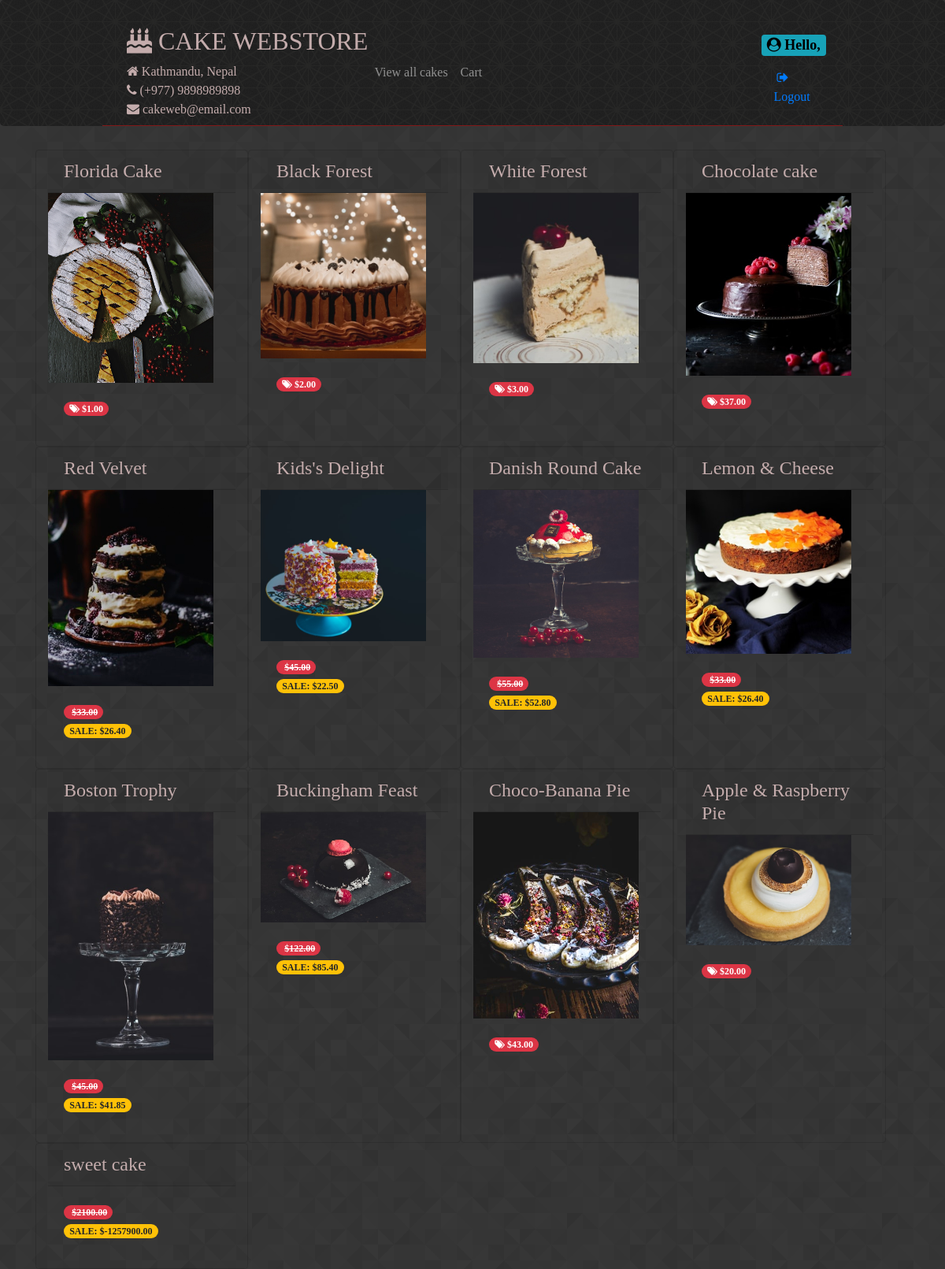
/list, run on an earlier commit of the app's database.
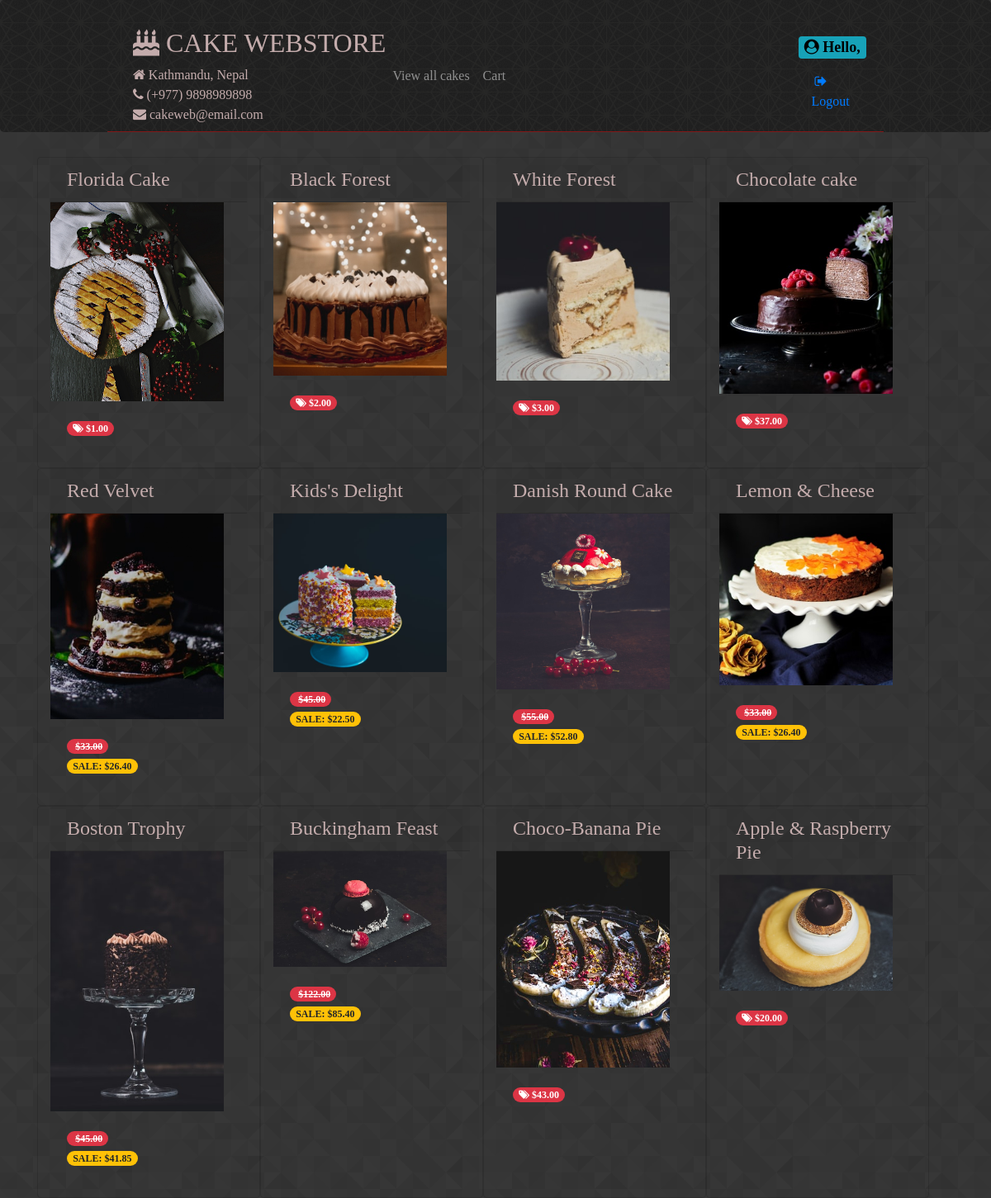
And on a later commit of the database.
### store/models.py (models this page shows, shortened)
class Product(models.Model):
    id = models.AutoField(primary_key=True)
    name = models.CharField(max_length=200)
    description = models.TextField()
    occasion = models.CharField(choices=OCCASIONS, max_length=2, default='G')
    price = models.FloatField()
    discount_rate = models.FloatField(null=False, blank=True, default=0)
    sale_start = models.DateTimeField(blank=True, null=True, default=None)
    sale_end = models.DateTimeField(blank=True, null=True, default=None)
    photo = models.ImageField(blank=True, null=True, default=None, upload_to='products')
    def is_on_sale(self):
        now = timezone.now()
        if self.sale_start:
            if self.sale_end:
                return self.sale_start <= now <= self.sale_end
            return self.sale_start <= now
        return False
    def get_price(self):
        return self.price
    def current_price(self):
        if self.is_on_sale():
            discounted_price = self.price * (1 - self.discount_rate)
            return round(discounted_price, 2)
        return self.get_rounded_price()

### store/views.py (the view)
# urls.py: path(r'list', store.views.CakeListView.as_view(), name='listAllCakes'),
class CakeListView(ListView):
    model = Product
    template_name = 'store/product_list.html'

### store/templates/store/product_list.html (shortened to what this page needs)
{% extends "base.html" %}
{% block content %}
<div class="product-list row col-md-12">
  {% for product in object_list %}
  <div class="card bg-transparent col-md-3">
    <h4 class="card-header">{{ product.name }}</h4>
    {% if product.photo %}
    <a href="{% url 'showCake' product.id %}">
      <img class="img-rounded hover-effect" width="210" src="{{ MEDIA_URL }}{{ product.photo }}" />
    </a>
    {% endif %}
    <div class="card-body">
      {% if product.is_on_sale %}
      <p>
        <span class="badge badge-pill badge-danger">
          <iclass="fa fa-tags"></i>&nbsp<del>${{ product.get_price|floatformat:2 }}</del>
        </span><br />
        <span class="badge badge-pill badge-warning">SALE: ${{ product.current_price|floatformat:2 }}</span>
      </p>
      {% else %}
      <p>
        <span class="badge badge-pill badge-danger"><i
            class="fa fa-tags"></i>&nbsp${{ product.get_price|floatformat:2 }}</span>
      </p>
      {% endif %}
    </div>
  </div>
  {% endfor %}
</div>
{% endblock %}

### store/templates/base.html (shortened to what this page needs)
<!DOCTYPE HTML>
<html>
<head>
  <link rel="stylesheet" href="https://stackpath.bootstrapcdn.com/bootstrap/4.1.3/css/bootstrap.min.css"
>
  <link rel="stylesheet" href="https://stackpath.bootstrapcdn.com/font-awesome/4.7.0/css/font-awesome.min.css">
  {% load static %}
  <link rel="stylesheet" type="text/css" href="{% static 'store/styles.css' %}">
</head>
<body>
  <header class="jumbotron">
    <nav class="navbar navbar-expand-md navbar-dark" id="navbar">
      <div class="container">
        <div>
          <h2 class="text-uppercase"><i class="fa fa-birthday-cake"></i>&nbspCAKE WEBSTORE</h2>
          <div><i class="fa fa-home"></i>&nbspKathmandu, Nepal</div>
          <div><i class="fa fa-phone"></i>&nbsp(+977) 9898989898</div>
          <div><i class="fa fa-envelope"></i>&nbspcakeweb@email.com</div>
        </div>
        <section class="collapse navbar-collapse" id="myTogglerNav">
          <div class="navbar-nav">
            <a class="nav-item nav-link" href="{% url 'listAllCakes' %}">View all cakes</a>
            <a class="nav-item nav-link" href="#">Cart</a>
          </div>
        </section>
      </div>
      <nav>
        <h4><span class="badge badge-info username"><i class="fa fa-user-circle">&nbsp</i>Hello, {{user.first_name}}</span></h4>
        <a class="nav-item nav-link" href="{% url 'logout' %}">&nbsp<i class="fa fa-sign-out"></i>Logout</a>
  </header>
  <div class="container">
    {% block content %}
    {% endblock %}
  </div>
</body>
</html>

### store/static/store/styles.css (style rules this page uses)
body { font-family: Caslon !important; color: #c4acac; background: url(images/prism.png) fixed; }
.jumbotron { font-family: AmaticSC-Regular !important; background: url(images/black_thread.png) fixed; margin-bottom: 20px; padding: 25px 100px 0 100px; color: #c4acac; }
.navbar { margin: 0 30px 30px 30px; border-bottom: 1px solid rgb(131, 24, 24); }
header { position: sticky; z-index: 1; display: block; top: 0; padding: 10px 16px; background: url(images/cartographer.png) fixed; }
.username { color:black !important; }

What changed in the data, as far as the page shows it:
removed Product: name "sweet cake", get_price "2100.00", current_price "-1257900.00"
